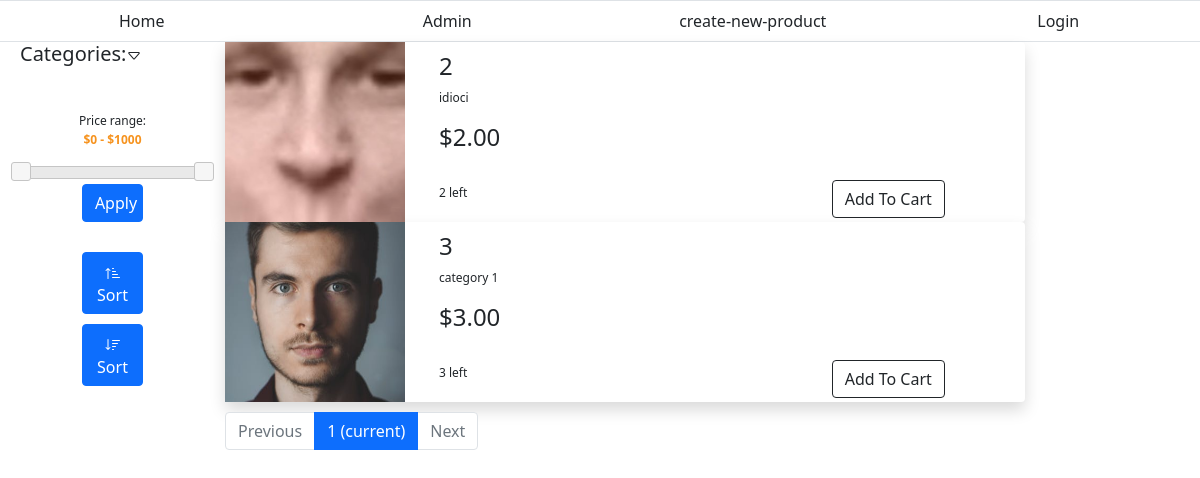
The page / on the database its author committed.
### Ecommerce/models.py (models this page shows, shortened)
class Product(models.Model):
	name = models.CharField(max_length=200)
	category = models.ForeignKey(Category, on_delete=models.CASCADE)
	availability = models.IntegerField()
	price = models.DecimalField(max_digits=5, decimal_places=2)
	def get_image_url(self):
		return Photo.objects.get(product=self).file.url

class Photo(models.Model):
	file = models.ImageField(upload_to=getImageURL2, default="static/default.png")
	uploaded = models.DateTimeField(auto_now_add=True)
	product = models.ForeignKey(Product, on_delete=models.CASCADE, null=True, blank=True)

class Category(models.Model):
	name = models.CharField(max_length=200)
	def __str__(self):
		return self.name

### Ecommerce/views.py (the view)
# urls.py: path('', AvailableItemsList, name="home"),
def AvailableItemsList(request, category=None, page=None):
	context = {}
	categories = Category.objects.all()
	context['categories'] = categories
	min_price = request.GET.get('price_from', '') or None
	max_price = request.GET.get('price_to', '') or None
	sorted = request.GET.get('sorted', '') or None
	if category is not None:
		object_list = Product.objects.all().filter(category__name=category)
	else:
		object_list = Product.objects.all()
	if min_price is not None:
		object_list = object_list.filter(price__gte=min_price)
	if min_price is not None:
		object_list = object_list.filter(price__lte=max_price)
	if sorted is not None:
		if sorted == 'reverse':
			object_list = object_list.order_by('-price')
		elif sorted == 'normal':
			object_list = object_list.order_by('price')
	paginator = Paginator(object_list, 3)
	page_number = page
	page_obj = paginator.get_page(page_number)
	context['page_obj'] = page_obj
	return render(request,"Ecommerce/home.html", context)

### Ecommerce/templates/Ecommerce/home.html (shortened to what this page needs)
{% extends 'base.html' %}
{% block content %}
	{% for product in page_obj %}
	<div class="product-list-item shadow bg-white rounded">
		<div class="product-image">
			<img style=" height: 180px; width: auto;" src="{{product.get_image_url}}">
		</div>
		<div class="container">
			<div class="product-data">
				<div class="product-data-item">
					<h2>{{product.name|title}}</h2>
				</div>
				<div class="product-data-item">
					<p><a href="{% url 'home' category=product.category %}">{{product.category}}</a></p>
				</div>
				<div class="product-data-item">
					<h2>${{product.price}}</h2>
				</div>
				<div class="product-data-item">
					<div class="product-footer " >
						<div >
							<br>
							<p>{{product.availability}} left</p>
						</div>
						<div>
							{% if user.is_authenticated %}
								<button type="button" class="btn btn-outline-dark addbutton" data-productid="{{product.id}}">Add To Cart</button>
							{% else %}
								<button onclick="goToLoginPage()" type="button" class="btn btn-outline-dark addbutton" >Add To Cart</button>
							{% endif %}
						</div>
					</div>
				</div>
			</div>
		</div>
	</div>
	{% endfor %}
	<div class="page-navigation">
		<nav aria-label="...">
		  <ul class="pagination">
		  	{% if page_obj.has_previous %}
		    <li class="page-item ">
		      <a class="page-link" href="{% url 'home-paginated' page_obj.previous_page_number %}?{{request.GET.urlencode}}" tabindex="-1">Previous</a>
		    </li>
		    {% else %}
		    <li class="page-item disabled">
		      <a class="page-link" href="#" tabindex="-1">Previous</a>
		    </li>
		    {% endif %}
		    <li class="page-item active">
		      <a class="page-link" href="#">{{page_obj.number}} <span class="sr-only">(current)</span></a>
		    </li>
		    {% if page_obj.has_next %}
		    <li class="page-item"><a class="page-link" href="{% url 'home-paginated' page_obj.next_page_number %}?{{request.GET.urlencode}}">	{{page_obj.next_page_number}}</a></li>
		    <li class="page-item">
		      <a class="page-link" href="{% url 'home-paginated' page_obj.next_page_number %}?{{request.GET.urlencode}}">Nextt</a>
		    </li>
		    {% else %}
		    <li class="page-item disabled">
		      <a class="page-link" href="#">Next</a>
		    </li>
		    {% endif %}
		  </ul>
		</nav>
	</div>
{% endblock content %}
{% block sidebar %}
	<div class="r-sidebar">
	</div>
{% endblock sidebar %}
{% block leftsidebar %}
	<link rel="stylesheet" href="//code.jquery.com/ui/1.13.2/themes/base/jquery-ui.css">
	<div class="left-sidebar">
		<div class="category-list-header">
			<h2><a href="#" onclick="toggleCategories()">Categories:<svg id="caret-down" xmlns="http://www.w3.org/2000/svg" width="16" height="16" fill="currentColor" class="bi bi-caret-down" viewBox="0 0 16 16">
  <path d="M3.204 5h9.592L8 10.481 3.204 5zm-.753.659 4.796 5.48a1 1 0 0 0 1.506 0l4.796-5.48c.566-.647.106-1.659-.753-1.659H3.204a1 1 0 0 0-.753 1.659z"/></svg>
</a></h2>
		</div>
		<div class="set-price">
			<div class="price">
				<p>
					<label for="amount">Price range:</label>
					<br>
					<input type="text" id="amount" readonly style="border:0; color:#f6931f; font-weight:bold;">
				</p>
			</div>
			<div id="slider-range"></div>
			<div class="apply-button">
				<button type="button" class="btn btn-primary" onclick="check_priceRange()">Apply</button>
			</div>
		</div>
		<div class="price-buttons">
			<div class="p-button">
				<button type="button" class="btn btn-primary" onclick="sort(0)">
					Sort
				</button>
			</div>
			<div class="p-button">
				<button type="button" class="btn btn-primary" onclick="sort(1)">
					Sort
				</button>
			</div>
		</div>
	</div>
{% endblock leftsidebar %}

### static/styles/style.css (style rules this page uses)
a, a:hover, a:focus, a:active { text-decoration: none; color: inherit; }

### Ecommerce/templates/Ecommerce/home.html (style rules this page uses)
p { font-size: 12px; }
h2 { font-size: 20px; }
.product-data { width: 100%; display: flex; flex-direction: column; max-height: 180px; padding-left: 10px; padding-top: 10px; padding-bottom: 10px; height: 180px; }
.product-data-item { height: auto; }
.r-sidebar { padding-top: 100px; }
.left-sidebar { display: flex; flex-direction: column; min-height: 100%; padding: 0; }
.category-list-header { height: 30px; text-align: left; padding-left: 20px; }
.category-list-header h2 { font-size: 20px; font-stretch: expanded; font-weight: Normal; }
.product-list-item { display: flex; flex-direction: row; max-height: 180px; }
.product-data-item h2 { font-size: 24px; }
.product-footer { padding-right: 10%; display: flex; flex-direction: row; justify-content: space-between; align-items: flex-end; }
.set-price { padding-right: 20px; padding-left: 20px; padding-top: 40px; }
.price input { text-align:center }
.price-buttons button { width: 35%; }
.apply-button button { width: 35%; }
.apply-button { padding: 5px; }
.price-buttons { padding: 20px; }
.p-button { padding: 5px; }
.page-navigation { margin-top: 10px; }

### rows shown on the page
Product: get_image_url (picture), name "2", category "idioci", price "2.00", availability "2"
Product: get_image_url (picture), name "3", category "category 1", price "3.00", availability "3"

### other values the page prints
{{ page_obj.number }} "1"
